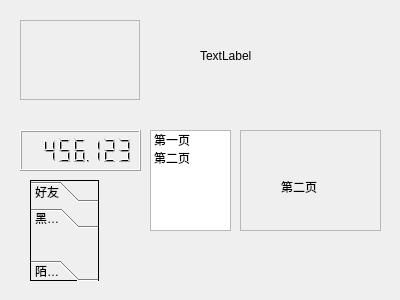
<?xml version="1.0" encoding="UTF-8"?>
<ui version="4.0">
 <class>MyWidget</class>
 <widget class="QWidget" name="MyWidget">
  <property name="geometry">
   <rect>
    <x>0</x>
    <y>0</y>
    <width>400</width>
    <height>300</height>
   </rect>
  </property>
  <property name="windowTitle">
   <string>MyWidget</string>
  </property>
  <widget class="QFrame" name="frame">
   <property name="geometry">
    <rect>
     <x>20</x>
     <y>20</y>
     <width>120</width>
     <height>80</height>
    </rect>
   </property>
   <property name="frameShape">
    <enum>QFrame::StyledPanel</enum>
   </property>
   <property name="frameShadow">
    <enum>QFrame::Raised</enum>
   </property>
  </widget>
  <widget class="QLabel" name="label">
   <property name="geometry">
    <rect>
     <x>200</x>
     <y>10</y>
     <width>191</width>
     <height>91</height>
    </rect>
   </property>
   <property name="text">
    <string>TextLabel</string>
   </property>
   <property name="scaledContents">
    <bool>true</bool>
   </property>
   <property name="wordWrap">
    <bool>false</bool>
   </property>
  </widget>
  <widget class="QLCDNumber" name="lcdNumber">
   <property name="geometry">
    <rect>
     <x>20</x>
     <y>130</y>
     <width>121</width>
     <height>41</height>
    </rect>
   </property>
   <property name="smallDecimalPoint">
    <bool>true</bool>
   </property>
   <property name="digitCount">
    <number>7</number>
   </property>
   <property name="value" stdset="0">
    <double>456.122999999999990</double>
   </property>
  </widget>
  <widget class="QListWidget" name="listWidget">
   <property name="geometry">
    <rect>
     <x>150</x>
     <y>130</y>
     <width>81</width>
     <height>101</height>
    </rect>
   </property>
   <item>
    <property name="text">
     <string>第一页</string>
    </property>
   </item>
   <item>
    <property name="text">
     <string>第二页</string>
    </property>
   </item>
  </widget>
  <widget class="QStackedWidget" name="stackedWidget">
   <property name="geometry">
    <rect>
     <x>240</x>
     <y>130</y>
     <width>141</width>
     <height>101</height>
    </rect>
   </property>
   <property name="frameShape">
    <enum>QFrame::StyledPanel</enum>
   </property>
   <property name="currentIndex">
    <number>1</number>
   </property>
   <widget class="QWidget" name="page">
    <widget class="QLabel" name="label_2">
     <property name="geometry">
      <rect>
       <x>40</x>
       <y>50</y>
       <width>54</width>
       <height>12</height>
      </rect>
     </property>
     <property name="text">
      <string>第一页</string>
     </property>
    </widget>
   </widget>
   <widget class="QWidget" name="page_2">
    <widget class="QLabel" name="label_3">
     <property name="geometry">
      <rect>
       <x>40</x>
       <y>50</y>
       <width>54</width>
       <height>12</height>
      </rect>
     </property>
     <property name="text">
      <string>第二页</string>
     </property>
    </widget>
   </widget>
  </widget>
  <widget class="QToolBox" name="toolBox">
   <property name="geometry">
    <rect>
     <x>30</x>
     <y>180</y>
     <width>69</width>
     <height>101</height>
    </rect>
   </property>
   <property name="frameShape">
    <enum>QFrame::Box</enum>
   </property>
   <property name="currentIndex">
    <number>1</number>
   </property>
   <widget class="QWidget" name="page_3">
    <property name="geometry">
     <rect>
      <x>0</x>
      <y>0</y>
      <width>67</width>
      <height>20</height>
     </rect>
    </property>
    <attribute name="label">
     <string>好友</string>
    </attribute>
   </widget>
   <widget class="QWidget" name="page_5">
    <property name="geometry">
     <rect>
      <x>0</x>
      <y>0</y>
      <width>67</width>
      <height>20</height>
     </rect>
    </property>
    <attribute name="label">
     <string>黑名单</string>
    </attribute>
   </widget>
   <widget class="QWidget" name="page_4">
    <property name="geometry">
     <rect>
      <x>0</x>
      <y>0</y>
      <width>67</width>
      <height>20</height>
     </rect>
    </property>
    <attribute name="label">
     <string>陌生人</string>
    </attribute>
   </widget>
  </widget>
 </widget>
 <layoutdefault spacing="6" margin="11"/>
 <resources/>
 <connections>
  <connection>
   <sender>listWidget</sender>
   <signal>currentRowChanged(int)</signal>
   <receiver>stackedWidget</receiver>
   <slot>setCurrentIndex(int)</slot>
   <hints>
    <hint type="sourcelabel">
     <x>193</x>
     <y>142</y>
    </hint>
    <hint type="destinationlabel">
     <x>264</x>
     <y>146</y>
    </hint>
   </hints>
  </connection>
 </connections>
</ui>
